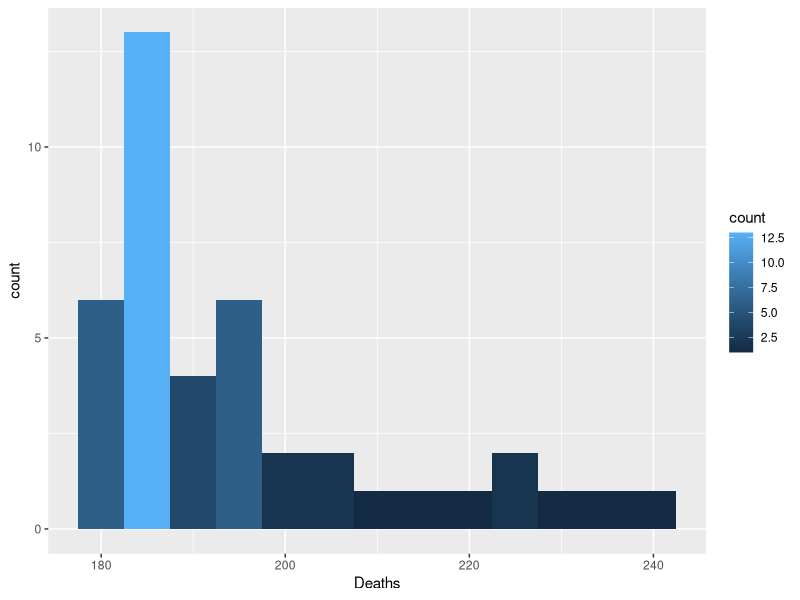
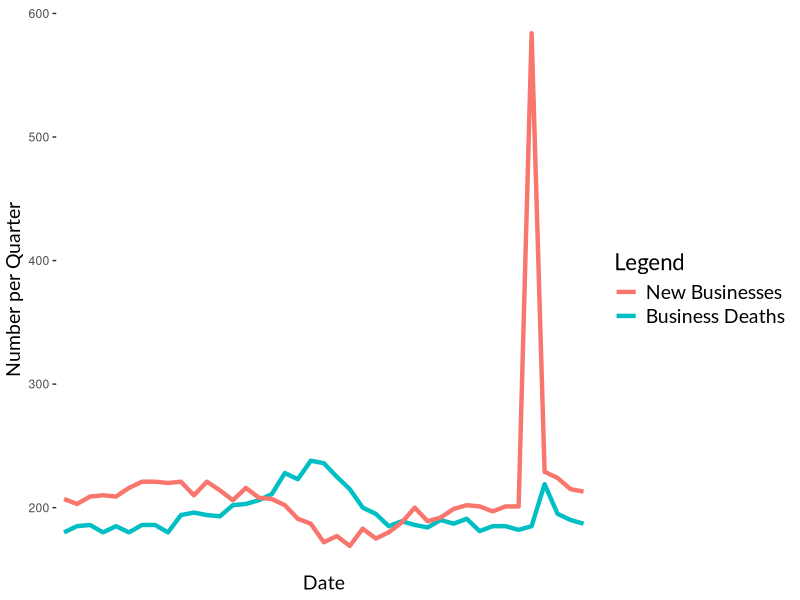

Write R code to recreate these figures, in order.
data = read.csv("bls_data.csv",header=TRUE)
deaths = data[,4]
deathrate = data[,4]/91
births = data[,3]
birthrate = data[,3]/91

library(ggplot2)
m <- ggplot(data, aes(x=Deaths))
m + geom_histogram(aes(fill = ..count..),binwidth=5)

qs = c()
for (i in 1:nrow(data)){
  qs=c(qs,paste(data[i,2],data[i,1],sep="-"))
}

p<-ggplot(data,aes(1:41))+geom_line(aes(y=Deaths,colour="red"),size=1.5)+geom_line(aes(y=Births,colour="blue"),size=1.5)
p<-p+xlab("Date")
p<-p+ylab("Number per Quarter")
p<-p+scale_x_discrete(breaks=c(1,6,12,18,24,30,36,41),labels=qs[c(1,6,12,18,24,30,36,41)])
p<-p+scale_colour_discrete(name  ="Legend",labels=c("New Businesses", "Business Deaths"))
p<-p+theme(axis.title=element_text(size=14,family="Lato"),legend.text=element_text(size=14,family="Lato")
        ,legend.title=element_text(size=16,family="Lato")
        ,axis.title.y=element_text(vjust=1.5))
p <- p + theme(
  panel.background = element_rect(fill = "transparent",colour = NA), # or theme_blank()
  panel.grid.minor = element_blank(), 
  panel.grid.major = element_blank(),
  plot.background = element_rect(fill = "transparent",colour = NA)
)
p
